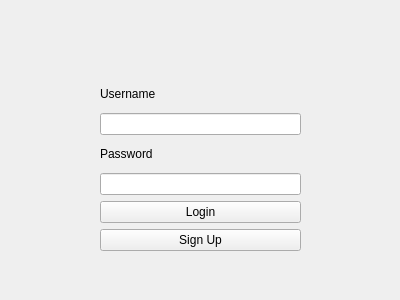
<?xml version="1.0" encoding="UTF-8"?>
<ui version="4.0">
 <class>LoginPage</class>
 <widget class="QWidget" name="LoginPage">
  <property name="geometry">
   <rect>
    <x>0</x>
    <y>0</y>
    <width>400</width>
    <height>300</height>
   </rect>
  </property>
  <property name="windowTitle">
   <string>Form</string>
  </property>
  <widget class="QWidget" name="">
   <property name="geometry">
    <rect>
     <x>100</x>
     <y>80</y>
     <width>201</width>
     <height>171</height>
    </rect>
   </property>
   <layout class="QVBoxLayout" name="verticalLayout">
    <item>
     <widget class="QLabel" name="usernameLabel">
      <property name="text">
       <string>Username</string>
      </property>
     </widget>
    </item>
    <item>
     <widget class="QLineEdit" name="usernameField"/>
    </item>
    <item>
     <widget class="QLabel" name="passwordLabel">
      <property name="text">
       <string>Password</string>
      </property>
     </widget>
    </item>
    <item>
     <widget class="QLineEdit" name="passwordField">
      <property name="echoMode">
       <enum>QLineEdit::EchoMode::Password</enum>
      </property>
     </widget>
    </item>
    <item>
     <widget class="QPushButton" name="loginButton">
      <property name="text">
       <string>Login</string>
      </property>
     </widget>
    </item>
    <item>
     <widget class="QPushButton" name="signupButton">
      <property name="text">
       <string>Sign Up</string>
      </property>
     </widget>
    </item>
   </layout>
  </widget>
 </widget>
 <resources/>
 <connections/>
</ui>
